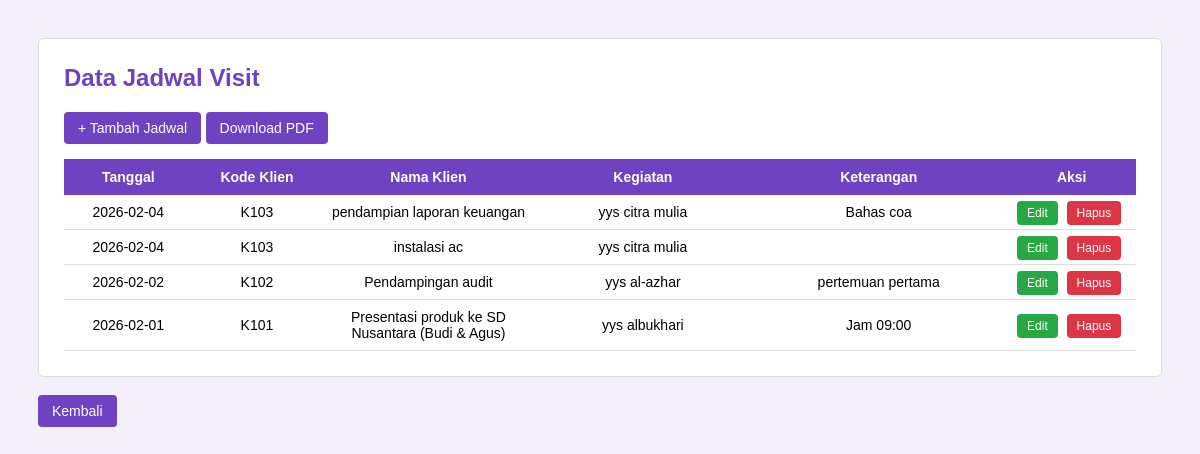
Screenshot of /jadwal/index.php with the database file from the repository.
### tables this page shows
CREATE TABLE `tbl_agenda` (
  `id` int(11) NOT NULL,
  `tanggal` date DEFAULT NULL,
  `kegiatan` varchar(100) DEFAULT NULL,
  `kode_klien` varchar(10) DEFAULT NULL,
  `keterangan` text DEFAULT NULL
);

CREATE TABLE `tbl_klien` (
  `id_klien` int(11) NOT NULL,
  `kode_klien` varchar(20) NOT NULL,
  `nama_klien` varchar(100) NOT NULL
);

### jadwal/index.php (the view, shortened to what this page needs)
<?php
include "../config/database.php";
$data = mysqli_query($conn, "
    SELECT a.*, k.nama_klien
    FROM tbl_agenda a
    JOIN tbl_klien k ON a.kode_klien = k.kode_klien
    ORDER BY a.tanggal DESC
");
?>
<!DOCTYPE html>
<html>
<head>
</head>
<body>
    <div class="card">
        <h2>Data Jadwal Visit</h2>
        <a href="add.php" class="btn">+ Tambah Jadwal</a>
        <a href="download_pdf.php" class="btn">Download PDF</a>
        <table>
            <tr>
                <th style="width:12%; text-align:center;">Tanggal</th>
                <th style="width:12%; text-align:center;">Kode Klien</th>
                <th style="width:20%; text-align:center;">Nama Klien</th>
                <th style="width:20%; text-align:center;">Kegiatan</th>
                <th style="width:24%; text-align:center;">Keterangan</th>
                <th style="width:12%; text-align:center;">Aksi</th>
            </tr>
            <?php while ($d = mysqli_fetch_assoc($data)) { ?>
                <tr>
                    <td style="text-align:center;"><?= htmlspecialchars($d['tanggal']); ?></td>
                    <td style="text-align:center;"><?= htmlspecialchars($d['kode_klien']); ?></td>
                    <td style="text-align:center;"><?= htmlspecialchars($d['kegiatan']); ?></td>
                    <td style="text-align:center;"><?= htmlspecialchars($d['nama_klien']); ?></td>
                    <td style="text-align:center;"><?= htmlspecialchars($d['keterangan']); ?></td>
                    <td style="text-align:center;">
                        <a href="edit.php?id=<?= $d['id']; ?>" class="action-btn edit">Edit</a>
                        <a href="index.php?hapus=<?= $d['id']; ?>" onclick="return confirm('Yakin mau dihapus?')" class="action-btn delete">Hapus</a>
                    </td>
                </tr>
            <?php } ?>
        </table>
    </div>
    <br>
    <a href="/jadwal-klien/index.php" class="btn">Kembali</a>
</body>
</html>

### jadwal/index.php (style rules this page uses)
body { font-family: Arial, sans-serif; background: #f3f0f9; padding: 30px; }
.card { background: #fff; padding: 25px; border-radius: 6px; border: 1px solid #ddd; }
h2 { margin-top: 0; color: #6f42c1; }
.btn { display: inline-block; margin-bottom: 15px; padding: 8px 14px; background: #6f42c1; color: #fff; text-decoration: none; border-radius: 4px; font-size: 14px; }
table { width: 100%; border-collapse: collapse; }
th { background: #6f42c1; color: #fff; padding: 10px; font-size: 14px; }
td { padding: 9px; border-bottom: 1px solid #ddd; font-size: 14px; }
.action-btn { margin-right: 5px; padding: 5px 10px; font-size: 12px; border-radius: 4px; text-decoration: none; color: #fff; }
.delete { background: #dc3545; }
.edit { background: #28a745; }

### rows the page displays
tbl_agenda: tanggal "2026-02-04", kode_klien "K103", kegiatan "pendampian laporan keuangan", tbl_klien.nama_klien "yys citra mulia", keterangan "Bahas coa"
tbl_agenda: tanggal "2026-02-04", kode_klien "K103", kegiatan "instalasi ac", tbl_klien.nama_klien "yys citra mulia"
tbl_agenda: tanggal "2026-02-02", kode_klien "K102", kegiatan "Pendampingan audit", tbl_klien.nama_klien "yys al-azhar", keterangan "pertemuan pertama"
tbl_agenda: tanggal "2026-02-01", kode_klien "K101", kegiatan "Presentasi produk ke SD Nusantara (Budi & Agus)", tbl_klien.nama_klien "yys albukhari", keterangan "Jam 09:00"
